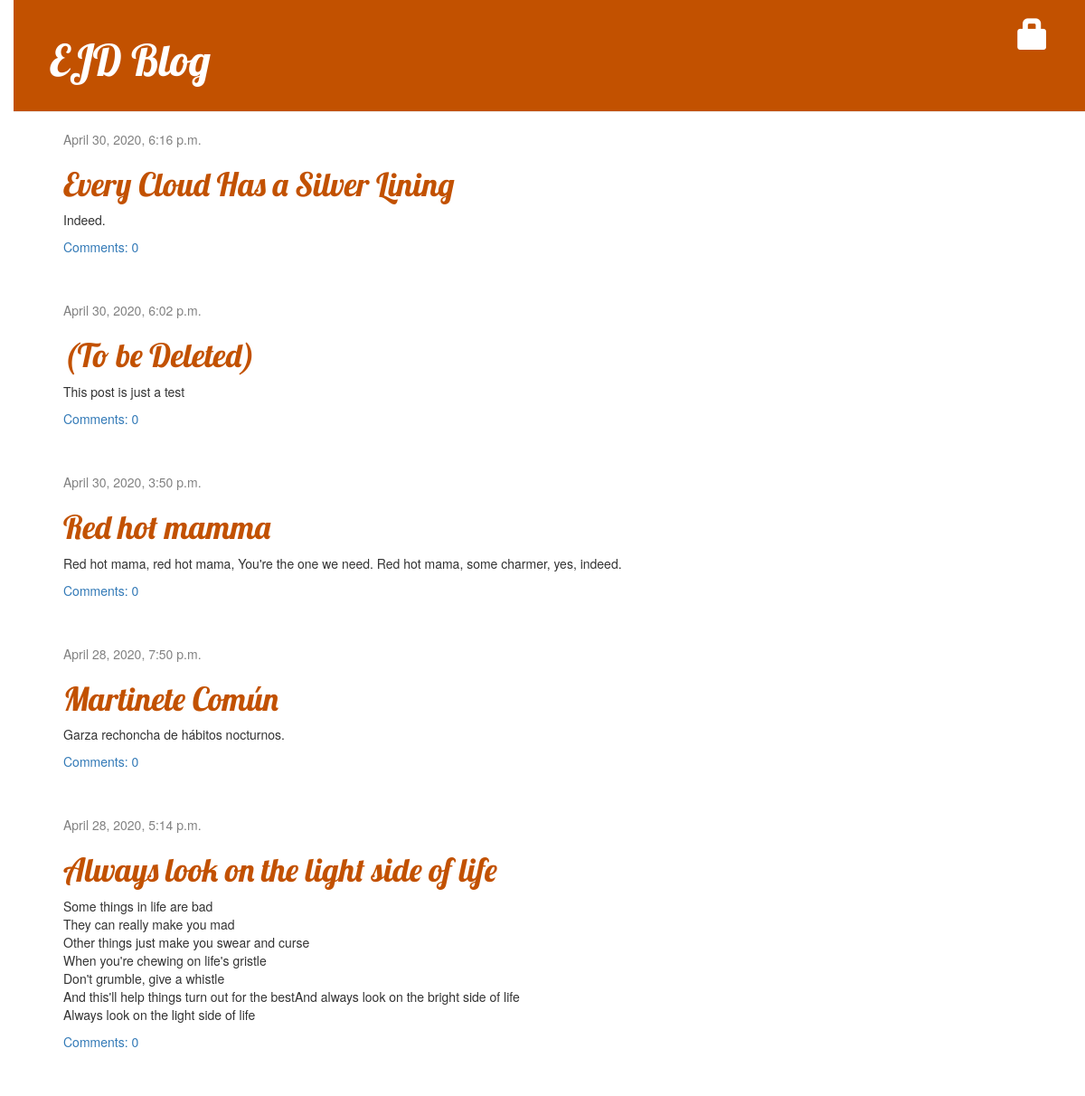
/, run on an earlier commit of the app's database.
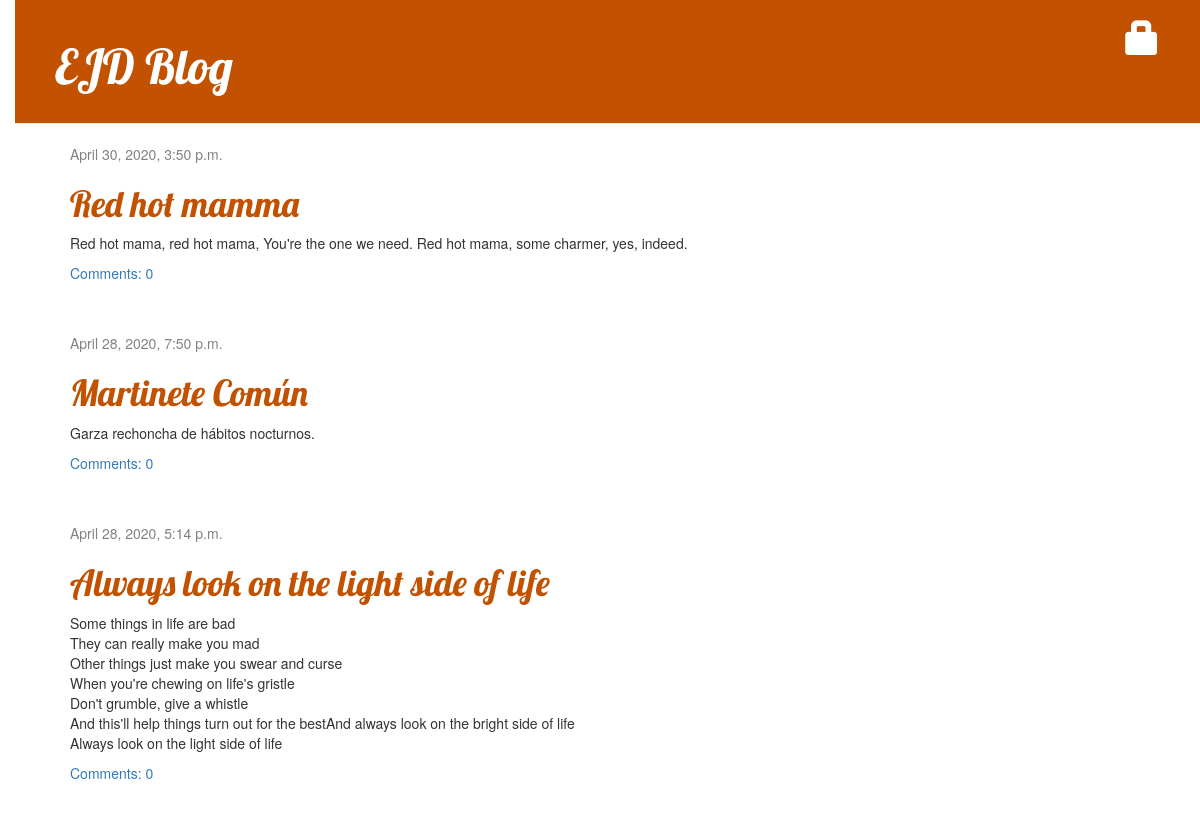
And on a later commit of the database.
### blog/models.py (models this page shows, shortened)
class Post(models.Model): # class is a keyword to define objects, we are defining a model named Post
	author = models.ForeignKey(settings.AUTH_USER_MODEL, on_delete=models.CASCADE)
	title = models.CharField(max_length=200)
	text = models.TextField()
	created_date = models.DateTimeField(default=timezone.now)
	published_date = models.DateTimeField(blank=True, null=True)
	def approved_comments(self):
		return self.comments.filter(approved_comment=True)

### blog/views.py (the view)
# urls.py: path('', views.post_list, name='post_list'),
def post_list(request):
	posts = Post.objects.filter(published_date__lte=timezone.now()).order_by('-published_date')
	return render(request, 'blog/post_list.html', {'posts': posts})

### blog/templates/blog/post_list.html
{% extends 'blog/base.html' %}
{% block content %}
    {% for post in posts %}
        <div class="post">
            <div class="date">
                {{ post.published_date }}
            </div>
            <h1><a href="{% url 'post_detail' pk=post.pk %}">{{ post.title }}</a></h1>
            <p>{{ post.text|linebreaksbr }}</p>
            <a href="{% url 'post_detail' pk=post.pk %}">Comments: {{ post.approved_comments.count }}</a>
        </div>
    {% endfor %}
{% endblock content %}

What changed in the data, as far as the page shows it:
removed Post: published_date "April 30, 2020, 6:16 p.m.", title "Every Cloud Has a Silver Lining", text "Indeed.", approved_comments.count "0"
removed Post: published_date "April 30, 2020, 6:02 p.m.", title "(To be Deleted)", text "This post is just a test", approved_comments.count "0"
